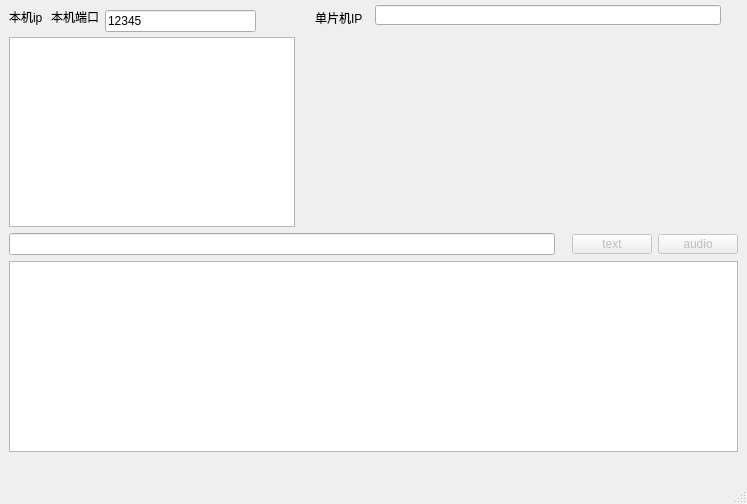
<?xml version="1.0" encoding="UTF-8"?>
<ui version="4.0">
 <class>MainWindow</class>
 <widget class="QMainWindow" name="MainWindow">
  <property name="geometry">
   <rect>
    <x>0</x>
    <y>0</y>
    <width>747</width>
    <height>504</height>
   </rect>
  </property>
  <property name="windowTitle">
   <string>MainWindow</string>
  </property>
  <widget class="QWidget" name="centralwidget">
   <widget class="QTextBrowser" name="textBrowser">
    <property name="geometry">
     <rect>
      <x>9</x>
      <y>261</y>
      <width>729</width>
      <height>191</height>
     </rect>
    </property>
   </widget>
   <widget class="QLineEdit" name="lineEdit">
    <property name="geometry">
     <rect>
      <x>9</x>
      <y>233</y>
      <width>546</width>
      <height>22</height>
     </rect>
    </property>
   </widget>
   <widget class="QPushButton" name="pushButton_text">
    <property name="enabled">
     <bool>false</bool>
    </property>
    <property name="geometry">
     <rect>
      <x>572</x>
      <y>234</y>
      <width>80</width>
      <height>20</height>
     </rect>
    </property>
    <property name="text">
     <string>text</string>
    </property>
   </widget>
   <widget class="QPushButton" name="pushButton_audio">
    <property name="enabled">
     <bool>false</bool>
    </property>
    <property name="geometry">
     <rect>
      <x>658</x>
      <y>234</y>
      <width>80</width>
      <height>20</height>
     </rect>
    </property>
    <property name="text">
     <string>audio</string>
    </property>
   </widget>
   <widget class="QListWidget" name="listWidget_ip">
    <property name="geometry">
     <rect>
      <x>9</x>
      <y>37</y>
      <width>286</width>
      <height>190</height>
     </rect>
    </property>
   </widget>
   <widget class="QLabel" name="label">
    <property name="geometry">
     <rect>
      <x>9</x>
      <y>9</y>
      <width>36</width>
      <height>16</height>
     </rect>
    </property>
    <property name="text">
     <string>本机ip</string>
    </property>
   </widget>
   <widget class="QLabel" name="label_2">
    <property name="geometry">
     <rect>
      <x>51</x>
      <y>9</y>
      <width>48</width>
      <height>16</height>
     </rect>
    </property>
    <property name="text">
     <string>本机端口</string>
    </property>
   </widget>
   <widget class="QLineEdit" name="lineEdit_port">
    <property name="geometry">
     <rect>
      <x>105</x>
      <y>10</y>
      <width>151</width>
      <height>22</height>
     </rect>
    </property>
    <property name="text">
     <string>12345</string>
    </property>
   </widget>
   <widget class="QLabel" name="label_3">
    <property name="geometry">
     <rect>
      <x>315</x>
      <y>10</y>
      <width>66</width>
      <height>16</height>
     </rect>
    </property>
    <property name="text">
     <string>单片机IP</string>
    </property>
   </widget>
   <widget class="QLineEdit" name="lineEdit_ip">
    <property name="geometry">
     <rect>
      <x>375</x>
      <y>5</y>
      <width>346</width>
      <height>20</height>
     </rect>
    </property>
   </widget>
  </widget>
  <widget class="QMenuBar" name="menubar">
   <property name="geometry">
    <rect>
     <x>0</x>
     <y>0</y>
     <width>747</width>
     <height>21</height>
    </rect>
   </property>
  </widget>
  <widget class="QStatusBar" name="statusbar"/>
 </widget>
 <resources/>
 <connections/>
</ui>
